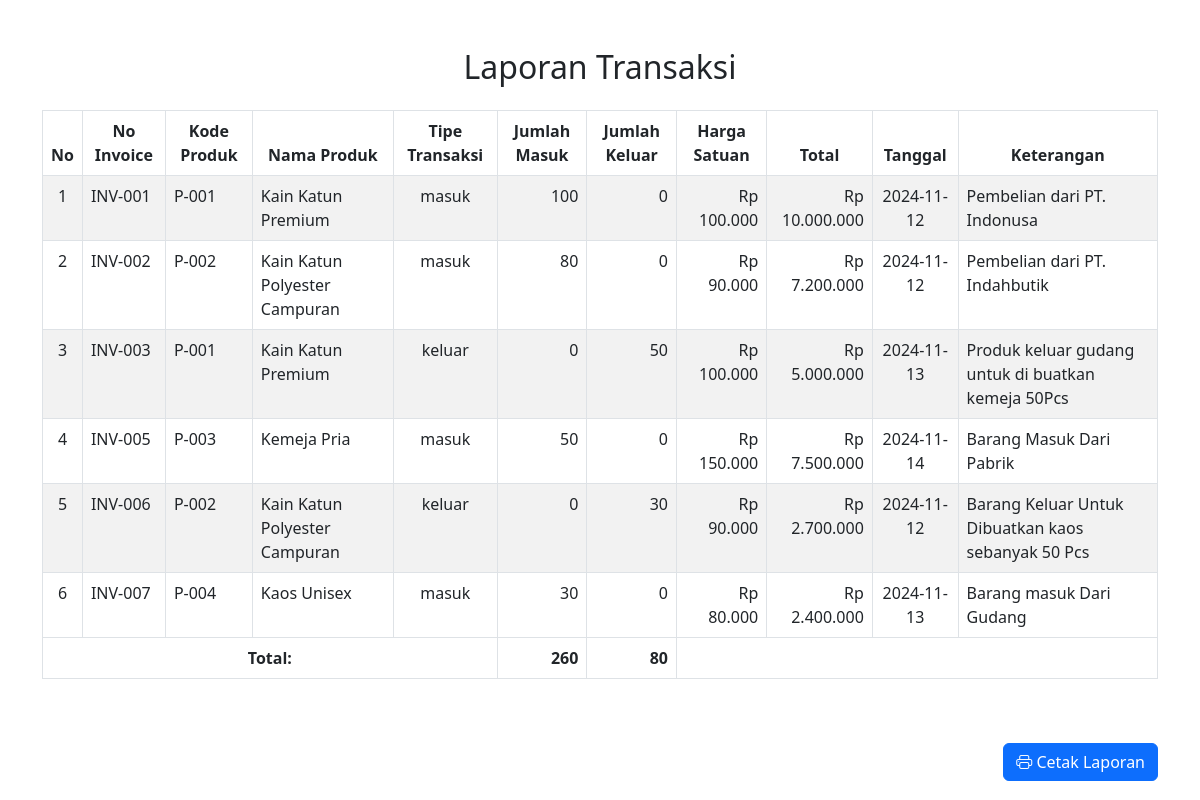
The app's page /laporan/laporan_transaksi.php with its own data.
### tables this page shows
CREATE TABLE `stoktransaksi` (
  `id_transaksi` int NOT NULL,
  `id_produk` int NOT NULL,
  `no_invoice` varchar(100) DEFAULT NULL,
  `tipe_transaksi` enum('masuk','keluar') NOT NULL,
  `jumlah` int NOT NULL,
  `harga_satuan` decimal(15,2) DEFAULT NULL,
  `tanggal` date NOT NULL,
  `keterangan` varchar(255) DEFAULT NULL
);

CREATE TABLE `produk` (
  `id_produk` int NOT NULL,
  `kode_produk` varchar(50) NOT NULL,
  `nama_produk` varchar(100) NOT NULL,
  `id_kategori` int DEFAULT NULL,
  `id_gudang` int DEFAULT NULL,
  `id_user` int DEFAULT NULL,
  `status` ENUM('tersedia','dipinjam','sedang digunakan','dipindahkan','dalam perbaikan','rusak','tidak aktif') NOT NULL DEFAULT 'tersedia',
  `kondisi` ENUM('baik','rusak','diperbaiki','usang','lainnya') NOT NULL DEFAULT 'baik',
  `lokasi_custom` varchar(255) DEFAULT NULL,
  `harga_default` decimal(15,2) NOT NULL DEFAULT '0.00',
  `harga_satuan` decimal(15,2) NOT NULL,
  `jumlah_stok` int NOT NULL DEFAULT '0',
  `satuan` varchar(50) NOT NULL,
  `total_nilai` decimal(15,2) GENERATED ALWAYS AS ((`jumlah_stok` * `harga_default`)) STORED,
  `tersedia` TINYINT(1) NOT NULL DEFAULT 1,
  `last_tracked_at` DATETIME NOT NULL DEFAULT CURRENT_TIMESTAMP ON UPDATE CURRENT_TIMESTAMP,
  `gambar_produk` varchar(255) DEFAULT NULL
);

### laporan/laporan_transaksi.php (the view, shortened to what this page needs)
<?php
include ("../koneksi/koneksi.php");
function formatRupiah($angka)
{
    return 'Rp ' . number_format($angka, 0, ',', '.');
}
$query = "SELECT st.no_invoice, p.kode_produk, p.nama_produk,
                 st.tipe_transaksi,
                 CASE WHEN st.tipe_transaksi = 'masuk' THEN st.jumlah ELSE 0 END AS jumlah_masuk,
                 CASE WHEN st.tipe_transaksi = 'keluar' THEN st.jumlah ELSE 0 END AS jumlah_keluar,
                 COALESCE(st.harga_satuan, p.harga_default, p.harga_satuan, 0) AS harga_satuan_transaksi,
                 (st.jumlah * COALESCE(st.harga_satuan, p.harga_default, p.harga_satuan, 0)) AS total_transaksi,
                 st.tanggal, st.keterangan
          FROM StokTransaksi st
          JOIN Produk p ON st.id_produk = p.id_produk";
$stmt = $koneksi->prepare($query);
$stmt->execute();
$result = $stmt->get_result();
$totalMasuk = 0;
$totalKeluar = 0;
$dataTransaksi = [];
while ($transaksi = $result->fetch_assoc()) {
    $dataTransaksi[] = $transaksi;
    $totalMasuk += $transaksi['jumlah_masuk'];
    $totalKeluar += $transaksi['jumlah_keluar'];
}
?>
<!DOCTYPE html>
<html lang="en">
<head>
    <link rel="stylesheet" href="https://cdnjs.cloudflare.com/ajax/libs/bootstrap/5.3.0/css/bootstrap.min.css">
    <link rel="stylesheet" href="https://cdnjs.cloudflare.com/ajax/libs/bootstrap-icons/1.5.0/font/bootstrap-icons.min.css">
    <link rel="stylesheet" href="../assets/css/laporan.css">
</head>
<body>
<div class="container my-5 print-area">
    <h2 class="text-center mb-4">Laporan Transaksi</h2>
    <div class="table-container">
        <table class="table table-bordered table-striped table-hover">
            <thead>
                <tr class="text-center bg-teal text-white">
                    <th>No</th>
                    <th>No Invoice</th>
                    <th>Kode Produk</th>
                    <th>Nama Produk</th>
                    <th>Tipe Transaksi</th>
                    <th>Jumlah Masuk</th>
                    <th>Jumlah Keluar</th>
                    <th>Harga Satuan</th>
                    <th>Total</th>
                    <th>Tanggal</th>
                    <th>Keterangan</th>
                </tr>
            </thead>
            <tbody>
                <?php
                $nomor = 1;
                foreach ($dataTransaksi as $transaksi) {
                    echo "<tr>";
                    echo "<td class='text-center'>{$nomor}</td>";
                    echo "<td>{$transaksi['no_invoice']}</td>";
                    echo "<td>{$transaksi['kode_produk']}</td>";
                    echo "<td>{$transaksi['nama_produk']}</td>";
                    echo "<td class='text-center'>{$transaksi['tipe_transaksi']}</td>";
                    echo "<td class='text-end'>{$transaksi['jumlah_masuk']}</td>";
                    echo "<td class='text-end'>{$transaksi['jumlah_keluar']}</td>";
                    echo "<td class='text-end'>" . formatRupiah($transaksi['harga_satuan_transaksi']) . "</td>";
                    echo "<td class='text-end'>" . formatRupiah($transaksi['total_transaksi']) . "</td>";
                    echo "<td class='text-center'>{$transaksi['tanggal']}</td>";
                    echo "<td>{$transaksi['keterangan']}</td>";
                    echo "</tr>";
                    $nomor++;
                }
                ?>
            </tbody>
            <tfoot>
                <tr>
                    <th colspan="5" class="text-center">Total:</th>
                    <th class="text-end"><?= $totalMasuk ?></th>
                    <th class="text-end"><?= $totalKeluar ?></th>
                    <th colspan="4"></th>
                </tr>
            </tfoot>
        </table>
    </div>
</div>
<div class="container footer-buttons mb-3">
    <button onclick="window.print()" class="btn btn-primary">
        <i class="bi bi-printer"></i> Cetak Laporan
    </button>
</div>
</body>
</html>

### assets/css/laporan.css (style rules this page uses)
* { margin: 0; padding: 0; }
:root { --teal: #20c997; }
.table-container { overflow-x: auto; margin-top: 20px; }
.bg-teal { background-color: var(--teal); }
.footer-buttons { margin-top: 20px; text-align: right; }

### records on screen
stoktransaksi: no_invoice "INV-001", id_produk.kode_produk "P-001", id_produk.nama_produk "Kain Katun Premium", tipe_transaksi "masuk", jumlah_masuk "100", jumlah_keluar "0", harga_satuan_transaksi "Rp 100.000", total_transaksi "Rp 10.000.000", tanggal "2024-11-12", keterangan "Pembelian dari PT. Indonusa"
stoktransaksi: no_invoice "INV-002", id_produk.kode_produk "P-002", id_produk.nama_produk "Kain Katun Polyester Campuran", tipe_transaksi "masuk", jumlah_masuk "80", jumlah_keluar "0", harga_satuan_transaksi "Rp 90.000", total_transaksi "Rp 7.200.000", tanggal "2024-11-12", keterangan "Pembelian dari PT. Indahbutik"
stoktransaksi: no_invoice "INV-003", id_produk.kode_produk "P-001", id_produk.nama_produk "Kain Katun Premium", tipe_transaksi "keluar", jumlah_masuk "0", jumlah_keluar "50", harga_satuan_transaksi "Rp 100.000", total_transaksi "Rp 5.000.000", tanggal "2024-11-13", keterangan "Produk keluar gudang untuk di buatkan kemeja 50Pcs"
stoktransaksi: no_invoice "INV-005", id_produk.kode_produk "P-003", id_produk.nama_produk "Kemeja Pria", tipe_transaksi "masuk", jumlah_masuk "50", jumlah_keluar "0", harga_satuan_transaksi "Rp 150.000", total_transaksi "Rp 7.500.000", tanggal "2024-11-14", keterangan "Barang Masuk Dari Pabrik"
stoktransaksi: no_invoice "INV-006", id_produk.kode_produk "P-002", id_produk.nama_produk "Kain Katun Polyester Campuran", tipe_transaksi "keluar", jumlah_masuk "0", jumlah_keluar "30", harga_satuan_transaksi "Rp 90.000", total_transaksi "Rp 2.700.000", tanggal "2024-11-12", keterangan "Barang Keluar Untuk Dibuatkan kaos sebanyak 50 Pcs"
stoktransaksi: no_invoice "INV-007", id_produk.kode_produk "P-004", id_produk.nama_produk "Kaos Unisex", tipe_transaksi "masuk", jumlah_masuk "30", jumlah_keluar "0", harga_satuan_transaksi "Rp 80.000", total_transaksi "Rp 2.400.000", tanggal "2024-11-13", keterangan "Barang masuk Dari Gudang"

### other values on screen
$totalMasuk "260"
$totalKeluar "80"
